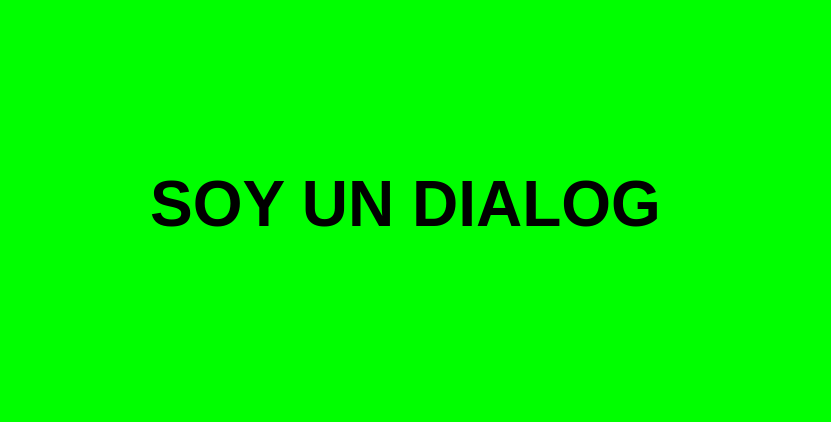
<?xml version="1.0" encoding="UTF-8"?>
<ui version="4.0">
 <class>Dialog</class>
 <widget class="QDialog" name="Dialog">
  <property name="geometry">
   <rect>
    <x>0</x>
    <y>0</y>
    <width>831</width>
    <height>422</height>
   </rect>
  </property>
  <property name="windowTitle">
   <string>Dialog</string>
  </property>
  <property name="styleSheet">
   <string notr="true">background-color: rgb(0, 255, 0);</string>
  </property>
  <widget class="QLabel" name="label">
   <property name="geometry">
    <rect>
     <x>50</x>
     <y>130</y>
     <width>711</width>
     <height>151</height>
    </rect>
   </property>
   <property name="text">
    <string>&lt;html&gt;&lt;head/&gt;&lt;body&gt;&lt;p align=&quot;center&quot;&gt;&lt;span style=&quot; font-size:48pt; font-weight:600;&quot;&gt;SOY UN DIALOG&lt;/span&gt;&lt;/p&gt;&lt;/body&gt;&lt;/html&gt;</string>
   </property>
  </widget>
  <widget class="QLabel" name="label_6">
   <property name="geometry">
    <rect>
     <x>110</x>
     <y>0</y>
     <width>601</width>
     <height>81</height>
    </rect>
   </property>
   <property name="text">
    <string/>
   </property>
   <property name="pixmap">
    <pixmap resource="../../PIP_UNIDAD_2_2021_3/recursos_proyecto.qrc">:/UAT_FIANS/Imagenes/FIANS.png</pixmap>
   </property>
   <property name="scaledContents">
    <bool>true</bool>
   </property>
  </widget>
  <widget class="QLabel" name="label_4">
   <property name="geometry">
    <rect>
     <x>0</x>
     <y>0</y>
     <width>111</width>
     <height>121</height>
    </rect>
   </property>
   <property name="text">
    <string/>
   </property>
   <property name="pixmap">
    <pixmap resource="../../PIP_UNIDAD_2_2021_3/recursos_proyecto.qrc">:/NUMEROS/Imagenes/Boca_Juniors_logo18.svg.png</pixmap>
   </property>
   <property name="scaledContents">
    <bool>true</bool>
   </property>
  </widget>
  <widget class="QLabel" name="label_5">
   <property name="geometry">
    <rect>
     <x>710</x>
     <y>0</y>
     <width>121</width>
     <height>131</height>
    </rect>
   </property>
   <property name="text">
    <string/>
   </property>
   <property name="pixmap">
    <pixmap resource="../../PIP_UNIDAD_2_2021_3/recursos_proyecto.qrc">:/LOGO/Imagenes/HD-wallpaper-bob-esponja-mafioso-bob-esponja-gangster-mafioso-meme.jpg</pixmap>
   </property>
   <property name="scaledContents">
    <bool>true</bool>
   </property>
  </widget>
 </widget>
 <resources>
  <include location="../../PIP_UNIDAD_2_2021_3/recursos_proyecto.qrc"/>
  <include location="../PIP_UNIDAD_2_2021_3/recursos_proyecto.qrc"/>
 </resources>
 <connections/>
</ui>
